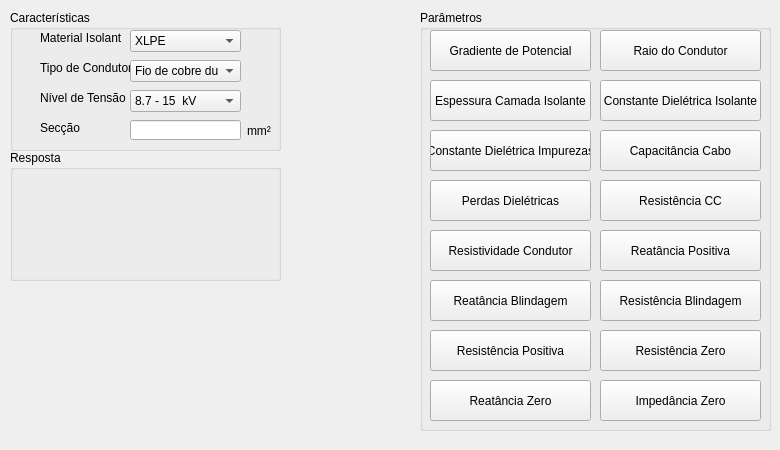
 <widget class="QMainWindow" name="Condutores">
  <property name="geometry">
   <rect>
    <x>0</x>
    <y>0</y>
    <width>780</width>
    <height>450</height>
   </rect>
  </property>
  <property name="minimumSize">
   <size>
    <width>780</width>
    <height>450</height>
   </size>
  </property>
  <property name="maximumSize">
   <size>
    <width>780</width>
    <height>450</height>
   </size>
  </property>
  <property name="windowTitle">
   <string>Condutores</string>
  </property>
  <property name="windowIcon">
   <iconset>
    <normaloff>Imagens/myIcon.png</normaloff>Imagens/myIcon.png</iconset>
  </property>
  <property name="styleSheet">
   <string notr="true">/*
Aqua Style Sheet for QT Applications
Author: Jaime A. Quiroga P.
Company: GTRONICK
Last updated: 22/01/2019, 07:55.
Available at: https://github.com/GTRONICK/QSS/blob/master/Aqua.qss
*/

QMainWindow {
	background-color:#ececec;
	border-width: 1px;
	border-radius: 3px;
	border-bottom-color: rgb(150,150,150);
	border-right-color: rgb(165,165,165);
	border-left-color: rgb(165,165,165);
	border-top-color: rgb(180,180,180);
	border-style: groove;
}

QGroupBox {
	color: rgb(81,72,65);
	background-color:#ececec;
	border-width: 1px;
	border-radius: 4px;
	border-bottom-color: rgba(150,150,150,100);
	border-right-color: rgba(165,165,165,100);
	border-left-color: rgba(165,165,165,100);
	border-top-color: rgba(180,180,180,100);
	border-style: groove;

}



QTextEdit {
	border-width: 1px;
	border-style: solid;
	border-color: qlineargradient(spread:pad, x1:0.5, y1:1, x2:0.5, y2:0, stop:0 rgba(0, 113, 255, 255), stop:1 rgba(91, 171, 252, 255));
}
QPlainTextEdit {
	border-width: 1px;
	border-style: solid;
	border-color: qlineargradient(spread:pad, x1:0.5, y1:1, x2:0.5, y2:0, stop:0 rgba(0, 113, 255, 255), stop:1 rgba(91, 171, 252, 255));
}
QToolButton {
	border-style: solid;
	border-top-color: qlineargradient(spread:pad, x1:0.5, y1:1, x2:0.5, y2:0, stop:0 rgb(215, 215, 215), stop:1 rgb(222, 222, 222));
	border-right-color: qlineargradient(spread:pad, x1:0, y1:0.5, x2:1, y2:0.5, stop:0 rgb(217, 217, 217), stop:1 rgb(227, 227, 227));
	border-left-color: qlineargradient(spread:pad, x1:0, y1:0.5, x2:1, y2:0.5, stop:0 rgb(227, 227, 227), stop:1 rgb(217, 217, 217));
	border-bottom-color: qlineargradient(spread:pad, x1:0.5, y1:1, x2:0.5, y2:0, stop:0 rgb(215, 215, 215), stop:1 rgb(222, 222, 222));
	border-width: 1px;
	border-radius: 5px;
	color: rgb(0,0,0);
	padding: 2px;
	background-color: rgb(255,255,255);
}
QToolButton:hover{
	border-style: solid;
	border-top-color: qlineargradient(spread:pad, x1:0.5, y1:1, x2:0.5, y2:0, stop:0 rgb(195, 195, 195), stop:1 rgb(222, 222, 222));
	border-right-color: qlineargradient(spread:pad, x1:0, y1:0.5, x2:1, y2:0.5, stop:0 rgb(197, 197, 197), stop:1 rgb(227, 227, 227));
	border-left-color: qlineargradient(spread:pad, x1:0, y1:0.5, x2:1, y2:0.5, stop:0 rgb(227, 227, 227), stop:1 rgb(197, 197, 197));
	border-bottom-color: qlineargradient(spread:pad, x1:0.5, y1:1, x2:0.5, y2:0, stop:0 rgb(195, 195, 195), stop:1 rgb(222, 222, 222));
	border-width: 1px;
	border-radius: 5px;
	color: rgb(0,0,0);
	padding: 2px;
	background-color: rgb(255,255,255);
}
QToolButton:pressed{
	border-style: solid;
	border-top-color: qlineargradient(spread:pad, x1:0.5, y1:1, x2:0.5, y2:0, stop:0 rgb(215, 215, 215), stop:1 rgb(222, 222, 222));
	border-right-color: qlineargradient(spread:pad, x1:0, y1:0.5, x2:1, y2:0.5, stop:0 rgb(217, 217, 217), stop:1 rgb(227, 227, 227));
	border-left-color: qlineargradient(spread:pad, x1:0, y1:0.5, x2:1, y2:0.5, stop:0 rgb(227, 227, 227), stop:1 rgb(217, 217, 217));
	border-bottom-color: qlineargradient(spread:pad, x1:0.5, y1:1, x2:0.5, y2:0, stop:0 rgb(215, 215, 215), stop:1 rgb(222, 222, 222));
	border-width: 1px;
	border-radius: 5px;
	color: rgb(0,0,0);
	padding: 2px;
	background-color: rgb(142,142,142);
}
QPushButton{
	color:rgb(81,72,65);
	border-width: 1px;
	border-radius: 6px;
	border-bottom-color: rgb(150,150,150);
	border-right-color: rgb(165,165,165);
	border-left-color: rgb(165,165,165);
	border-top-color: rgb(180,180,180);
	border-style: solid;
	padding: 4px;
	background-color: qlineargradient(spread:pad, x1:0.5, y1:1, x2:0.5, y2:0, stop:0 rgba(220, 220, 220, 255), stop:1 rgba(255, 255, 255, 255));
}
QPushButton:hover{
	color:rgb(17,17,17);
	border-width: 1px;
	border-radius:6px;
	border-top-color: qlineargradient(spread:pad, x1:0.5, y1:1, x2:0.5, y2:0, stop:0 rgba(0, 113, 255, 155), stop:1 rgba(91, 171, 252, 155));
	border-right-color: qlineargradient(spread:pad, x1:0.5, y1:1, x2:0.5, y2:0, stop:0 rgba(0, 113, 255, 155), stop:1 rgba(91, 171, 252, 155));
	border-left-color:  qlineargradient(spread:pad, x1:0.5, y1:1, x2:0.5, y2:0, stop:0 rgba(0, 113, 255, 155), stop:1 rgba(91, 171, 252, 155));
	border-bottom-color: qlineargradient(spread:pad, x1:0.5, y1:1, x2:0.5, y2:0, stop:0 rgba(0, 113, 255, 155), stop:1 rgba(91, 171, 252, 155));
	border-style: solid;
	padding: 2px;
	background-color: qlineargradient(spread:pad, x1:0.5, y1:1, x2:0.5, y2:0, stop:0 rgba(220, 220, 220, 255), stop:1 rgba(255, 255, 255, 255));
}
QPushButton:default{
	color:rgb(17,17,17);
	border-width: 1px;
	border-radius:6px;
	border-top-color: qlineargradient(spread:pad, x1:0.5, y1:1, x2:0.5, y2:0, stop:0 rgba(0, 113, 255, 255), stop:1 rgba(91, 171, 252, 255));
	border-right-color: qlineargradient(spread:pad, x1:0.5, y1:1, x2:0.5, y2:0, stop:0 rgba(0, 113, 255, 255), stop:1 rgba(91, 171, 252, 255));
	border-left-color:  qlineargradient(spread:pad, x1:0.5, y1:1, x2:0.5, y2:0, stop:0 rgba(0, 113, 255, 255), stop:1 rgba(91, 171, 252, 255));
	border-bottom-color: qlineargradient(spread:pad, x1:0.5, y1:1, x2:0.5, y2:0, stop:0 rgba(0, 113, 255, 255), stop:1 rgba(91, 171, 252, 255));
	border-style: solid;
	padding: 2px;
	background-color: qlineargradient(spread:pad, x1:0.5, y1:1, x2:0.5, y2:0, stop:0 rgba(220, 220, 220, 255), stop:1 rgba(255, 255, 255, 255));
}
QPushButton:pressed{
	color:rgb(17,17,17);
	border-width: 1px;
	border-radius: 6px;
	border-width: 1px;
	border-top-color: qlineargradient(spread:pad, x1:0.5, y1:1, x2:0.5, y2:0, stop:0 rgba(0, 113, 255, 100), stop:1 rgba(91, 171, 200, 45));
	border-right-color: qlineargradient(spread:pad, x1:0.5, y1:1, x2:0.5, y2:0, stop:0 rgba(0, 113, 255, 100), stop:1 rgba(91, 171, 252, 100));
	border-left-color:  qlineargradient(spread:pad, x1:0.5, y1:1, x2:0.5, y2:0, stop:0 rgba(0, 113, 255, 100), stop:1 rgba(91, 171, 252, 100));
	border-bottom-color: qlineargradient(spread:pad, x1:0.5, y1:1, x2:0.5, y2:0, stop:0 rgba(0, 113, 255, 100), stop:1 rgba(91, 171, 252, 100));
	border-style: solid;
	padding: 2px;
	background-color: qlineargradient(spread:pad, x1:0.5, y1:0, x2:0.5, y2:1, stop:0 rgba(220, 220, 220, 255), stop:1 rgba(255, 255, 255, 255));
}
QPushButton:disabled{
	color:rgb(174,167,159);
	border-width: 1px;
	border-radius: 6px;
	background-color: qlineargradient(spread:pad, x1:0.5, y1:1, x2:0.5, y2:0, stop:0 rgba(200, 200, 200, 255), stop:1 rgba(230, 230, 230, 255));
}

QComboBox {
	color:rgb(81,72,65);
	border-width: 1px;
	border-radius: 6px;
	border-bottom-color: rgb(150,150,150);
	border-right-color: rgb(165,165,165);
	border-left-color: rgb(165,165,165);
	border-top-color: rgb(180,180,180);
	border-style: solid;
	padding: 5px;
	background-color: qlineargradient(spread:pad, x1:0.5, y1:1, x2:0.5, y2:0, stop:0 rgba(220, 220, 220, 255), stop:1 rgba(255, 255, 255, 255));
}

QComboBox::drop-down 
{
 border: 0px;	

}

QComboBox::down-arrow, QSpinBox::down-arrow, QTimeEdit::down-arrow, QDateEdit::down-arrow
{
    image: url(:/Imagens/Imagens/down-arrow.png);
    width: 20px;
    height: 15px;
}

QComboBox:editable {
	background: #ffffff;
	color: rgb(81,72,65);
	selection-color:rgb(81,72,65);
	selection-background-color: #ffffff;

	
}
QComboBox QAbstractItemView {
	color:rgb(81,72,65);	
	background: #ffffff;
	selection-color: #ffffff;
	selection-background-color: qlineargradient(spread:pad, x1:0.5, y1:1, x2:0.5, y2:0, stop:0 rgba(0, 113, 255, 255), stop:1 rgba(91, 171, 252, 255));


	border-width: 1px;
	border-radius: 3px;
	border-bottom-color: rgb(150,150,150);
	border-right-color: rgb(165,165,165);
	border-left-color: rgb(165,165,165);
	border-top-color: rgb(180,180,180);
	border-style: groove;
	
}
QComboBox:!editable:on, QComboBox::drop-down:editable:on {
	color:  #1e1d23;	
    background: #ffffff;
}

QLineEdit {
	color: rgb(81,72,65);
	border-width: 1px; border-radius: 4px;
	border-style: solid;
	border-color: qlineargradient(spread:pad, x1:0.5, y1:1, x2:0.5, y2:0, stop:0 rgba(0, 113, 255, 100), stop:1 rgba(91, 171, 252, 100));
}
QLabel {
	color: rgb(81,72,65);
}
QLCDNumber {
	color: rgb(0, 113, 255, 255);
}
QProgressBar {
	text-align: center;
	color: rgb(240, 240, 240);
	border-width: 1px; 
	border-radius: 10px;
	border-color: rgb(230, 230, 230);
	border-style: solid;
	background-color:rgb(207,207,207);
}
QProgressBar::chunk {
	background-color: qlineargradient(spread:pad, x1:0.5, y1:1, x2:0.5, y2:0, stop:0 rgba(49, 147, 250, 255), stop:1 rgba(34, 142, 255, 255));
	border-radius: 10px;
}
QMenuBar {
	background-color: qlineargradient(spread:pad, x1:0.5, y1:1, x2:0.5, y2:0, stop:0 rgba(207, 209, 207, 255), stop:1 rgba(230, 229, 230, 255));
}
QMenuBar::item {
	color: #000000;
  	spacing: 3px;
  	padding: 1px 4px;
	background-color: qlineargradient(spread:pad, x1:0.5, y1:1, x2:0.5, y2:0, stop:0 rgba(207, 209, 207, 255), stop:1 rgba(230, 229, 230, 255));
}

QMenuBar::item:selected {
  	background-color: qlineargradient(spread:pad, x1:0.5, y1:1, x2:0.5, y2:0, stop:0 rgba(0, 113, 255, 255), stop:1 rgba(91, 171, 252, 255));
	color: #FFFFFF;
}
QMenu::item:selected {
	border-style: solid;
	border-top-color: transparent;
	border-right-color: transparent;
	border-left-color: qlineargradient(spread:pad, x1:0.5, y1:1, x2:0.5, y2:0, stop:0 rgba(0, 113, 255, 255), stop:1 rgba(91, 171, 252, 255));
	border-bottom-color: transparent;
	border-left-width: 2px;
	color: #000000;
	padding-left:15px;
	padding-top:4px;
	padding-bottom:4px;
	padding-right:7px;
}
QMenu::item {
	border-style: solid;
	border-top-color: transparent;
	border-right-color: transparent;
	border-left-color: transparent;
	border-bottom-color: transparent;
	border-bottom-width: 1px;
	color: #000000;
	padding-left:17px;
	padding-top:4px;
	padding-bottom:4px;
	padding-right:7px;
}
QTabWidget {
	color:rgb(0,0,0);
	background-color:#000000;
}
QTabWidget::pane {
		border-color: rgb(223,223,223);
		background-color:rgb(226,226,226);
		border-style: solid;
		border-width: 2px;
    	border-radius: 6px;
}
QTabBar::tab:first {
	border-style: solid;
	border-left-width:1px;
	border-right-width:0px;
	border-top-width:1px;
	border-bottom-width:1px;
	border-top-color: rgb(209,209,209);
	border-left-color: qlineargradient(spread:pad, x1:0.5, y1:1, x2:0.5, y2:0, stop:0 rgba(209, 209, 209, 209), stop:1 rgba(229, 229, 229, 229));
	border-bottom-color: rgb(229,229,229);
	border-top-left-radius: 4px;
	border-bottom-left-radius: 4px;
	color: #000000;
	padding: 3px;
	margin-left:0px;
	background-color: qlineargradient(spread:pad, x1:0.5, y1:1, x2:0.5, y2:0, stop:0 rgba(247, 247, 247, 255), stop:1 rgba(255, 255, 255, 255));
}
QTabBar::tab:last {
	border-style: solid;
	border-width:1px;
	border-top-color: rgb(209,209,209);
	border-left-color: qlineargradient(spread:pad, x1:0.5, y1:1, x2:0.5, y2:0, stop:0 rgba(209, 209, 209, 209), stop:1 rgba(229, 229, 229, 229));
	border-right-color: qlineargradient(spread:pad, x1:0.5, y1:1, x2:0.5, y2:0, stop:0 rgba(209, 209, 209, 209), stop:1 rgba(229, 229, 229, 229));
	border-bottom-color: rgb(229,229,229);
	border-top-right-radius: 4px;
	border-bottom-right-radius: 4px;
	color: #000000;
	padding: 3px;
	margin-left:0px;
	background-color: qlineargradient(spread:pad, x1:0.5, y1:1, x2:0.5, y2:0, stop:0 rgba(247, 247, 247, 255), stop:1 rgba(255, 255, 255, 255));
}
QTabBar::tab {
	border-style: solid;
	border-top-width:1px;
	border-bottom-width:1px;
	border-left-width:1px;
	border-top-color: rgb(209,209,209);
	border-left-color: qlineargradient(spread:pad, x1:0.5, y1:1, x2:0.5, y2:0, stop:0 rgba(209, 209, 209, 209), stop:1 rgba(229, 229, 229, 229));
	border-bottom-color: rgb(229,229,229);
	color: #000000;
	padding: 3px;
	margin-left:0px;
	background-color: qlineargradient(spread:pad, x1:0.5, y1:1, x2:0.5, y2:0, stop:0 rgba(247, 247, 247, 255), stop:1 rgba(255, 255, 255, 255));
}
QTabBar::tab:selected, QTabBar::tab:last:selected, QTabBar::tab:hover {
  	border-style: solid;
  	border-left-width:1px;
	border-right-color: transparent;
	border-top-color: rgb(209,209,209);
	border-left-color: qlineargradient(spread:pad, x1:0.5, y1:1, x2:0.5, y2:0, stop:0 rgba(209, 209, 209, 209), stop:1 rgba(229, 229, 229, 229));
	border-bottom-color: rgb(229,229,229);
	color: #FFFFFF;
	padding: 3px;
	margin-left:0px;
	background-color: qlineargradient(spread:pad, x1:0.5, y1:1, x2:0.5, y2:0, stop:0 rgba(0, 113, 255, 255), stop:1 rgba(91, 171, 252, 255));
}

QTabBar::tab:selected, QTabBar::tab:first:selected, QTabBar::tab:hover {
  	border-style: solid;
  	border-left-width:1px;
  	border-bottom-width:1px;
  	border-top-width:1px;
	border-right-color: transparent;
	border-top-color: rgb(209,209,209);
	border-left-color: qlineargradient(spread:pad, x1:0.5, y1:1, x2:0.5, y2:0, stop:0 rgba(209, 209, 209, 209), stop:1 rgba(229, 229, 229, 229));
	border-bottom-color: rgb(229,229,229);
	color: #FFFFFF;
	padding: 3px;
	margin-left:0px;
	background-color: qlineargradient(spread:pad, x1:0.5, y1:1, x2:0.5, y2:0, stop:0 rgba(0, 113, 255, 255), stop:1 rgba(91, 171, 252, 255));
}

QCheckBox {
	color: #000000;
	padding: 2px;
}
QCheckBox:disabled {
	color: #808086;
	padding: 2px;
}

QCheckBox:hover {
	border-radius:4px;
	border-style:solid;
	padding-left: 1px;
	padding-right: 1px;
	padding-bottom: 1px;
	padding-top: 1px;
	border-width:1px;
	border-color: transparent;
}
QCheckBox::indicator:checked {

	height: 10px;
	width: 10px;
	border-style:solid;
	border-width: 1px;
	border-color: qlineargradient(spread:pad, x1:0.5, y1:1, x2:0.5, y2:0, stop:0 rgba(0, 113, 255, 255), stop:1 rgba(91, 171, 252, 255));
	color: #000000;
	background-color: qlineargradient(spread:pad, x1:0.5, y1:1, x2:0.5, y2:0, stop:0 rgba(0, 113, 255, 255), stop:1 rgba(91, 171, 252, 255));
}
QCheckBox::indicator:unchecked {

	height: 10px;
	width: 10px;
	border-style:solid;
	border-width: 1px;
	border-color: qlineargradient(spread:pad, x1:0.5, y1:1, x2:0.5, y2:0, stop:0 rgba(0, 113, 255, 255), stop:1 rgba(91, 171, 252, 255));
	color: #000000;
}
QRadioButton {
	color: rgb(81,72,65);
	padding: 1px;
}
QRadioButton:hover {
	color: rgb(17,17,17);

}
QRadioButton::indicator:checked {
	height: 10px;
	width: 10px;
	border-style:solid;
	border-radius:5px;
	border-width: 1px;
	border-color: qlineargradient(spread:pad, x1:0.5, y1:1, x2:0.5, y2:0, stop:0 rgba(0, 113, 255, 100), stop:1 rgba(91, 171, 252, 100));
	color: #a9b7c6;
	background-color: qlineargradient(spread:pad, x1:0.5, y1:1, x2:0.5, y2:0, stop:0 rgba(0, 113, 255, 255), stop:1 rgba(91, 171, 252, 255));
}
QRadioButton::indicator:!checked {
	height: 10px;
	width: 10px;
	border-style:solid;
	border-radius:5px;
	border-width: 1px;
	border-color: qlineargradient(spread:pad, x1:0.5, y1:1, x2:0.5, y2:0, stop:0 rgba(0, 113, 255, 100), stop:1 rgba(91, 171, 252, 100));
	color: #a9b7c6;
	background-color: transparent;
}
QStatusBar {
	color:#027f7f;
}
QSpinBox {
	border-style: solid;
	border-width: 1px;
	border-color: qlineargradient(spread:pad, x1:0.5, y1:1, x2:0.5, y2:0, stop:0 rgba(0, 113, 255, 255), stop:1 rgba(91, 171, 252, 255));
}
QDoubleSpinBox {
	border-style: solid;
	border-width: 1px;
	border-color: qlineargradient(spread:pad, x1:0.5, y1:1, x2:0.5, y2:0, stop:0 rgba(0, 113, 255, 255), stop:1 rgba(91, 171, 252, 255));
}
QTimeEdit {
	border-style: solid;
	border-width: 1px;
	border-color: qlineargradient(spread:pad, x1:0.5, y1:1, x2:0.5, y2:0, stop:0 rgba(0, 113, 255, 255), stop:1 rgba(91, 171, 252, 255));
}
QDateTimeEdit {
	border-style: solid;
	border-width: 1px;
	border-color: qlineargradient(spread:pad, x1:0.5, y1:1, x2:0.5, y2:0, stop:0 rgba(0, 113, 255, 255), stop:1 rgba(91, 171, 252, 255));
}
QDateEdit {
	border-style: solid;
	border-width: 1px;
	border-color: qlineargradient(spread:pad, x1:0.5, y1:1, x2:0.5, y2:0, stop:0 rgba(0, 113, 255, 255), stop:1 rgba(91, 171, 252, 255));
}

QToolBox {
	color: #a9b7c6;
	background-color:#000000;
}
QToolBox::tab {
	color: #a9b7c6;
	background-color:#000000;
}
QToolBox::tab:selected {
	color: #FFFFFF;
	background-color:#000000;
}
QScrollArea {
	color: #FFFFFF;
	background-color:#000000;
}
QSlider::groove:horizontal {
	height: 5px;
	background-color: qlineargradient(spread:pad, x1:0.5, y1:1, x2:0.5, y2:0, stop:0 rgba(49, 147, 250, 255), stop:1 rgba(34, 142, 255, 255));
}
QSlider::groove:vertical {
	width: 5px;
	background-color: qlineargradient(spread:pad, x1:0.5, y1:1, x2:0.5, y2:0, stop:0 rgba(49, 147, 250, 255), stop:1 rgba(34, 142, 255, 255));
}
QSlider::handle:horizontal {
	background: rgb(253,253,253);
	border-style: solid;
	border-width: 1px;
	border-color: rgb(207,207,207);
	width: 12px;
	margin: -5px 0;
	border-radius: 7px;
}
QSlider::handle:vertical {
	background: rgb(253,253,253);
	border-style: solid;
	border-width: 1px;
	border-color: rgb(207,207,207);
	height: 12px;
	margin: 0 -5px;
	border-radius: 7px;
}
QSlider::add-page:horizontal {
    background: rgb(181,181,181);
}
QSlider::add-page:vertical {
    background: rgb(181,181,181);
}
QSlider::sub-page:horizontal {
    background-color: qlineargradient(spread:pad, x1:0.5, y1:1, x2:0.5, y2:0, stop:0 rgba(49, 147, 250, 255), stop:1 rgba(34, 142, 255, 255));
}
QSlider::sub-page:vertical {
    background-color: qlineargradient(spread:pad, y1:0.5, x1:1, y2:0.5, x2:0, stop:0 rgba(49, 147, 250, 255), stop:1 rgba(34, 142, 255, 255));
}
QScrollBar:horizontal {
	max-height: 20px;
	border: 1px transparent grey;
	margin: 0px 20px 0px 20px;
}
QScrollBar:vertical {
	max-width: 20px;
	border: 1px transparent grey;
	margin: 20px 0px 20px 0px;
}
QScrollBar::handle:horizontal {
	background: rgb(253,253,253);
	border-style: solid;
	border-width: 1px;
	border-color: rgb(207,207,207);
	border-radius: 7px;
	min-width: 25px;
}
QScrollBar::handle:horizontal:hover {
	background: rgb(253,253,253);
	border-style: solid;
	border-width: 1px;
	border-color: rgb(147, 200, 200);
	border-radius: 7px;
	min-width: 25px;
}
QScrollBar::handle:vertical {
	background: rgb(253,253,253);
	border-style: solid;
	border-width: 1px;
	border-color: rgb(207,207,207);
	border-radius: 7px;
	min-height: 25px;
}
QScrollBar::handle:vertical:hover {
	background: rgb(253,253,253);
	border-style: solid;
	border-width: 1px;
	border-color: rgb(147, 200, 200);
	border-radius: 7px;
	min-height: 25px;
}
QScrollBar::add-line:horizontal {
   border: 2px transparent grey;
   border-top-right-radius: 7px;
   border-bottom-right-radius: 7px;
   background: rgba(34, 142, 255, 255);
   width: 20px;
   subcontrol-position: right;
   subcontrol-origin: margin;
}
QScrollBar::add-line:horizontal:pressed {
   border: 2px transparent grey;
   border-top-right-radius: 7px;
   border-bottom-right-radius: 7px;
   background: rgb(181,181,181);
   width: 20px;
   subcontrol-position: right;
   subcontrol-origin: margin;
}
QScrollBar::add-line:vertical {
   border: 2px transparent grey;
   border-bottom-left-radius: 7px;
   border-bottom-right-radius: 7px;
   background: rgba(34, 142, 255, 255);
   height: 20px;
   subcontrol-position: bottom;
   subcontrol-origin: margin;
}
QScrollBar::add-line:vertical:pressed {
   border: 2px transparent grey;
   border-bottom-left-radius: 7px;
   border-bottom-right-radius: 7px;
   background: rgb(181,181,181);
   height: 20px;
   subcontrol-position: bottom;
   subcontrol-origin: margin;
}
QScrollBar::sub-line:horizontal {
   border: 2px transparent grey;
   border-top-left-radius: 7px;
   border-bottom-left-radius: 7px;
   background: rgba(34, 142, 255, 255);
   width: 20px;
   subcontrol-position: left;
   subcontrol-origin: margin;
}
QScrollBar::sub-line:horizontal:pressed {
   border: 2px transparent grey;
   border-top-left-radius: 7px;
   border-bottom-left-radius: 7px;
   background: rgb(181,181,181);
   width: 20px;
   subcontrol-position: left;
   subcontrol-origin: margin;
}
QScrollBar::sub-line:vertical {
   border: 2px transparent grey;
   border-top-left-radius: 7px;
   border-top-right-radius: 7px;
   background: rgba(34, 142, 255, 255);
   height: 20px;
   subcontrol-position: top;
   subcontrol-origin: margin;
}
QScrollBar::sub-line:vertical:pressed {
   border: 2px transparent grey;
   border-top-left-radius: 7px;
   border-top-right-radius: 7px;
   background: rgb(181,181,181);
   height: 20px;
   subcontrol-position: top;
   subcontrol-origin: margin;
}
QScrollBar::left-arrow:horizontal {
   border: 1px transparent grey;
   border-top-left-radius: 3px;
   border-bottom-left-radius: 3px;
   width: 6px;
   height: 6px;
   background: white;
}
QScrollBar::right-arrow:horizontal {
   border: 1px transparent grey;
   border-top-right-radius: 3px;
   border-bottom-right-radius: 3px;
   width: 6px;
   height: 6px;
   background: white;
}
QScrollBar::up-arrow:vertical {
   border: 1px transparent grey;
   border-top-left-radius: 3px;
   border-top-right-radius: 3px;
   width: 6px;
   height: 6px;
   background: white;
}
QScrollBar::down-arrow:vertical {
   border: 1px transparent grey;
   border-bottom-left-radius: 3px;
   border-bottom-right-radius: 3px;
   width: 6px;
   height: 6px;
   background: white;
}
QScrollBar::add-page:horizontal, QScrollBar::sub-page:horizontal {
   background: none;
}
QScrollBar::add-page:vertical, QScrollBar::sub-page:vertical {
   background: none;
}
</string>
  </property>
  <widget class="QWidget" name="centralwidget">
   <widget class="QLabel" name="label">
    <property name="geometry">
     <rect>
      <x>-10</x>
      <y>190</y>
      <width>361</width>
      <height>331</height>
     </rect>
    </property>
    <property name="text">
     <string/>
    </property>
    <property name="pixmap">
     <pixmap>Imagens/Wire Cu.png</pixmap>
    </property>
    <property name="scaledContents">
     <bool>true</bool>
    </property>
   </widget>
   <widget class="QGroupBox" name="groupBox">
    <property name="geometry">
     <rect>
      <x>420</x>
      <y>10</y>
      <width>351</width>
      <height>421</height>
     </rect>
    </property>
    <property name="title">
     <string>Parâmetros</string>
    </property>
    <property name="flat">
     <bool>false</bool>
    </property>
    <property name="checkable">
     <bool>false</bool>
    </property>
    <widget class="QPushButton" name="pushButtonCorrenteSecundario_2">
     <property name="geometry">
      <rect>
       <x>10</x>
       <y>170</y>
       <width>161</width>
       <height>41</height>
      </rect>
     </property>
     <property name="text">
      <string>Perdas Dielétricas</string>
     </property>
    </widget>
    <widget class="QPushButton" name="pushButtonCorrenteMagnetizacao">
     <property name="enabled">
      <bool>true</bool>
     </property>
     <property name="geometry">
      <rect>
       <x>10</x>
       <y>120</y>
       <width>161</width>
       <height>41</height>
      </rect>
     </property>
     <property name="text">
      <string>Constante Dielétrica Impurezas</string>
     </property>
    </widget>
    <widget class="QPushButton" name="pushButtonCargaNominal">
     <property name="geometry">
      <rect>
       <x>180</x>
       <y>20</y>
       <width>161</width>
       <height>41</height>
      </rect>
     </property>
     <property name="text">
      <string>Raio do Condutor</string>
     </property>
    </widget>
    <widget class="QPushButton" name="pushButtonCargaTC_3">
     <property name="geometry">
      <rect>
       <x>10</x>
       <y>320</y>
       <width>161</width>
       <height>41</height>
      </rect>
     </property>
     <property name="text">
      <string>Resistência Positiva</string>
     </property>
    </widget>
    <widget class="QPushButton" name="pushButtonFatorSobrecorrente_3">
     <property name="geometry">
      <rect>
       <x>180</x>
       <y>320</y>
       <width>161</width>
       <height>41</height>
      </rect>
     </property>
     <property name="text">
      <string>Resistência Zero</string>
     </property>
    </widget>
    <widget class="QPushButton" name="pushButtonCorrenteSecundario">
     <property name="geometry">
      <rect>
       <x>10</x>
       <y>20</y>
       <width>161</width>
       <height>41</height>
      </rect>
     </property>
     <property name="text">
      <string>Gradiente de Potencial</string>
     </property>
    </widget>
    <widget class="QPushButton" name="pushButtonCargaNominal_2">
     <property name="geometry">
      <rect>
       <x>180</x>
       <y>170</y>
       <width>161</width>
       <height>41</height>
      </rect>
     </property>
     <property name="text">
      <string>Resistência CC</string>
     </property>
    </widget>
    <widget class="QPushButton" name="pushButtonTensaoSecundario_2">
     <property name="geometry">
      <rect>
       <x>180</x>
       <y>270</y>
       <width>161</width>
       <height>41</height>
      </rect>
     </property>
     <property name="text">
      <string>Resistência Blindagem</string>
     </property>
    </widget>
    <widget class="QPushButton" name="pushButtonCargaTC_2">
     <property name="geometry">
      <rect>
       <x>10</x>
       <y>220</y>
       <width>161</width>
       <height>41</height>
      </rect>
     </property>
     <property name="text">
      <string>Resistividade Condutor</string>
     </property>
    </widget>
    <widget class="QPushButton" name="pushButtonCorrenteMagnetizacao_2">
     <property name="enabled">
      <bool>true</bool>
     </property>
     <property name="geometry">
      <rect>
       <x>10</x>
       <y>270</y>
       <width>161</width>
       <height>41</height>
      </rect>
     </property>
     <property name="text">
      <string>Reatância Blindagem</string>
     </property>
    </widget>
    <widget class="QPushButton" name="pushButtonCorrenteMagnetizacao_3">
     <property name="enabled">
      <bool>true</bool>
     </property>
     <property name="geometry">
      <rect>
       <x>10</x>
       <y>370</y>
       <width>161</width>
       <height>41</height>
      </rect>
     </property>
     <property name="text">
      <string>Reatância Zero</string>
     </property>
    </widget>
    <widget class="QPushButton" name="pushButtonTensaoSecundario">
     <property name="geometry">
      <rect>
       <x>180</x>
       <y>120</y>
       <width>161</width>
       <height>41</height>
      </rect>
     </property>
     <property name="text">
      <string>Capacitância Cabo</string>
     </property>
    </widget>
    <widget class="QPushButton" name="pushButtonFatorSobrecorrente">
     <property name="geometry">
      <rect>
       <x>180</x>
       <y>70</y>
       <width>161</width>
       <height>41</height>
      </rect>
     </property>
     <property name="text">
      <string>Constante Dielétrica Isolante</string>
     </property>
    </widget>
    <widget class="QPushButton" name="pushButtonFatorSobrecorrente_2">
     <property name="geometry">
      <rect>
       <x>180</x>
       <y>220</y>
       <width>161</width>
       <height>41</height>
      </rect>
     </property>
     <property name="text">
      <string>Reatância Positiva</string>
     </property>
    </widget>
    <widget class="QPushButton" name="pushButtonCargaTC">
     <property name="geometry">
      <rect>
       <x>10</x>
       <y>70</y>
       <width>161</width>
       <height>41</height>
      </rect>
     </property>
     <property name="text">
      <string>Espessura Camada Isolante</string>
     </property>
    </widget>
    <widget class="QPushButton" name="pushButtonTensaoSecundario_3">
     <property name="geometry">
      <rect>
       <x>180</x>
       <y>370</y>
       <width>161</width>
       <height>41</height>
      </rect>
     </property>
     <property name="text">
      <string>Impedância Zero</string>
     </property>
    </widget>
   </widget>
   <widget class="QGroupBox" name="groupBox_2">
    <property name="geometry">
     <rect>
      <x>10</x>
      <y>10</y>
      <width>271</width>
      <height>141</height>
     </rect>
    </property>
    <property name="title">
     <string>Características</string>
    </property>
    <widget class="QLabel" name="label_4">
     <property name="geometry">
      <rect>
       <x>30</x>
       <y>80</y>
       <width>91</width>
       <height>16</height>
      </rect>
     </property>
     <property name="text">
      <string>Nível de Tensão</string>
     </property>
    </widget>
    <widget class="QLabel" name="label_3">
     <property name="geometry">
      <rect>
       <x>30</x>
       <y>50</y>
       <width>91</width>
       <height>16</height>
      </rect>
     </property>
     <property name="text">
      <string>Tipo de Condutor</string>
     </property>
    </widget>
    <widget class="QLabel" name="label_2">
     <property name="geometry">
      <rect>
       <x>30</x>
       <y>20</y>
       <width>81</width>
       <height>16</height>
      </rect>
     </property>
     <property name="text">
      <string>Material Isolante</string>
     </property>
    </widget>
    <widget class="QComboBox" name="comboBox">
     <property name="geometry">
      <rect>
       <x>120</x>
       <y>20</y>
       <width>111</width>
       <height>22</height>
      </rect>
     </property>
     <item>
      <property name="text">
       <string>XLPE</string>
      </property>
     </item>
     <item>
      <property name="text">
       <string>EPR</string>
      </property>
     </item>
     <item>
      <property name="text">
       <string>PVC</string>
      </property>
     </item>
    </widget>
    <widget class="QComboBox" name="comboBox_2">
     <property name="geometry">
      <rect>
       <x>120</x>
       <y>50</y>
       <width>111</width>
       <height>22</height>
      </rect>
     </property>
     <item>
      <property name="text">
       <string>Fio de cobre duro</string>
      </property>
     </item>
     <item>
      <property name="text">
       <string>Fio de alumínio duro</string>
      </property>
     </item>
     <item>
      <property name="text">
       <string>Fio de cobre recozido</string>
      </property>
     </item>
     <item>
      <property name="text">
       <string>Alumínio zincado</string>
      </property>
     </item>
    </widget>
    <widget class="QComboBox" name="comboBox_3">
     <property name="geometry">
      <rect>
       <x>120</x>
       <y>80</y>
       <width>111</width>
       <height>22</height>
      </rect>
     </property>
     <item>
      <property name="text">
       <string>8.7 - 15  kV</string>
      </property>
     </item>
     <item>
      <property name="text">
       <string>12 - 20   kV</string>
      </property>
     </item>
    </widget>
    <widget class="QLabel" name="label_5">
     <property name="geometry">
      <rect>
       <x>30</x>
       <y>110</y>
       <width>91</width>
       <height>16</height>
      </rect>
     </property>
     <property name="text">
      <string>Secção</string>
     </property>
    </widget>
    <widget class="QLineEdit" name="lineEdit">
     <property name="geometry">
      <rect>
       <x>120</x>
       <y>110</y>
       <width>111</width>
       <height>20</height>
      </rect>
     </property>
    </widget>
    <widget class="QLabel" name="label_6">
     <property name="geometry">
      <rect>
       <x>237</x>
       <y>114</y>
       <width>47</width>
       <height>13</height>
      </rect>
     </property>
     <property name="text">
      <string>mm²</string>
     </property>
    </widget>
   </widget>
   <widget class="QGroupBox" name="groupBox_3">
    <property name="geometry">
     <rect>
      <x>10</x>
      <y>150</y>
      <width>271</width>
      <height>131</height>
     </rect>
    </property>
    <property name="title">
     <string>Resposta</string>
    </property>
   </widget>
  </widget>
 </widget>
